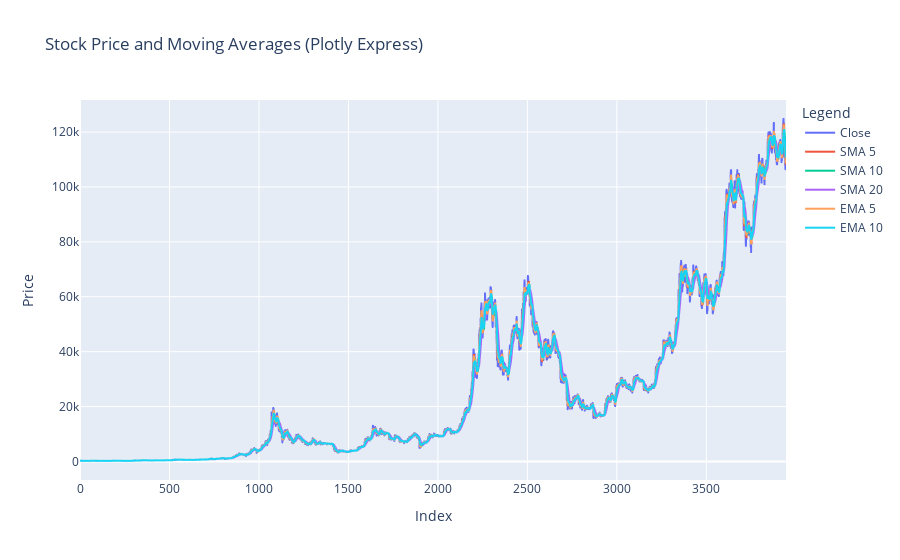

Here is the notebook cell this chart was saved with:
### Code cell
sma_ranges = [5, 10, 20]
ema_ranges = [5, 10]

# 1. Create a DataFrame from your raw data
close_df = pd.DataFrame(close)

for r in sma_ranges:
    close_df[f'SMA {r}'] = close_df['Close'].rolling(r).mean()

for r in ema_ranges:
    close_df[f'EMA {r}'] = close_df['Close'].ewm(span=r, adjust=False).mean()


fig = ex.line(
    close_df,
    title='Stock Price and Moving Averages (Plotly Express)',
    labels={'index': 'Index', 'value': 'Price', 'variable': 'Legend'} # Renames labels
)

# 4. Show the plot
fig.show()

### Figure 1 — Plotly figure (JSON) as saved in the notebook; plotly's stock layout.template omitted (floating-point values rounded to 4 significant figures; data arrays with more than 128 entries replaced by an {"elided": "..."} marker saying what was removed)
{"data": [{"hovertemplate": "Legend=Close<br>Index=%{x}<br>Price=%{y}<extra></extra>", "legendgroup": "Close", "line": {"color": "#636efa", "dash": "solid"}, "marker": {"symbol": "circle"}, "mode": "lines", "name": "Close", "showlegend": true, "type": "scattergl", "x": {"elided": "3946 int values"}, "xaxis": "x", "y": {"elided": "3946 float values"}, "yaxis": "y"}, {"hovertemplate": "Legend=SMA 5<br>Index=%{x}<br>Price=%{y}<extra></extra>", "legendgroup": "SMA 5", "line": {"color": "#EF553B", "dash": "solid"}, "marker": {"symbol": "circle"}, "mode": "lines", "name": "SMA 5", "showlegend": true, "type": "scattergl", "x": {"elided": "3946 int values"}, "xaxis": "x", "y": {"elided": "3946 float values"}, "yaxis": "y"}, {"hovertemplate": "Legend=SMA 10<br>Index=%{x}<br>Price=%{y}<extra></extra>", "legendgroup": "SMA 10", "line": {"color": "#00cc96", "dash": "solid"}, "marker": {"symbol": "circle"}, "mode": "lines", "name": "SMA 10", "showlegend": true, "type": "scattergl", "x": {"elided": "3946 int values"}, "xaxis": "x", "y": {"elided": "3946 float values"}, "yaxis": "y"}, {"hovertemplate": "Legend=SMA 20<br>Index=%{x}<br>Price=%{y}<extra></extra>", "legendgroup": "SMA 20", "line": {"color": "#ab63fa", "dash": "solid"}, "marker": {"symbol": "circle"}, "mode": "lines", "name": "SMA 20", "showlegend": true, "type": "scattergl", "x": {"elided": "3946 int values"}, "xaxis": "x", "y": {"elided": "3946 float values"}, "yaxis": "y"}, {"hovertemplate": "Legend=EMA 5<br>Index=%{x}<br>Price=%{y}<extra></extra>", "legendgroup": "EMA 5", "line": {"color": "#FFA15A", "dash": "solid"}, "marker": {"symbol": "circle"}, "mode": "lines", "name": "EMA 5", "showlegend": true, "type": "scattergl", "x": {"elided": "3946 int values"}, "xaxis": "x", "y": {"elided": "3946 float values"}, "yaxis": "y"}, {"hovertemplate": "Legend=EMA 10<br>Index=%{x}<br>Price=%{y}<extra></extra>", "legendgroup": "EMA 10", "line": {"color": "#19d3f3", "dash": "solid"}, "marker": {"symbol": "circle"}, "mode": "lines", "name": "EMA 10", "showlegend": true, "type": "scattergl", "x": {"elided": "3946 int values"}, "xaxis": "x", "y": {"elided": "3946 float values"}, "yaxis": "y"}], "layout": {"legend": {"title": {"text": "Legend"}, "tracegroupgap": 0}, "title": {"text": "Stock Price and Moving Averages (Plotly Express)"}, "xaxis": {"anchor": "y", "domain": [0, 1], "title": {"text": "Index"}}, "yaxis": {"anchor": "x", "domain": [0, 1], "title": {"text": "Price"}}}}
